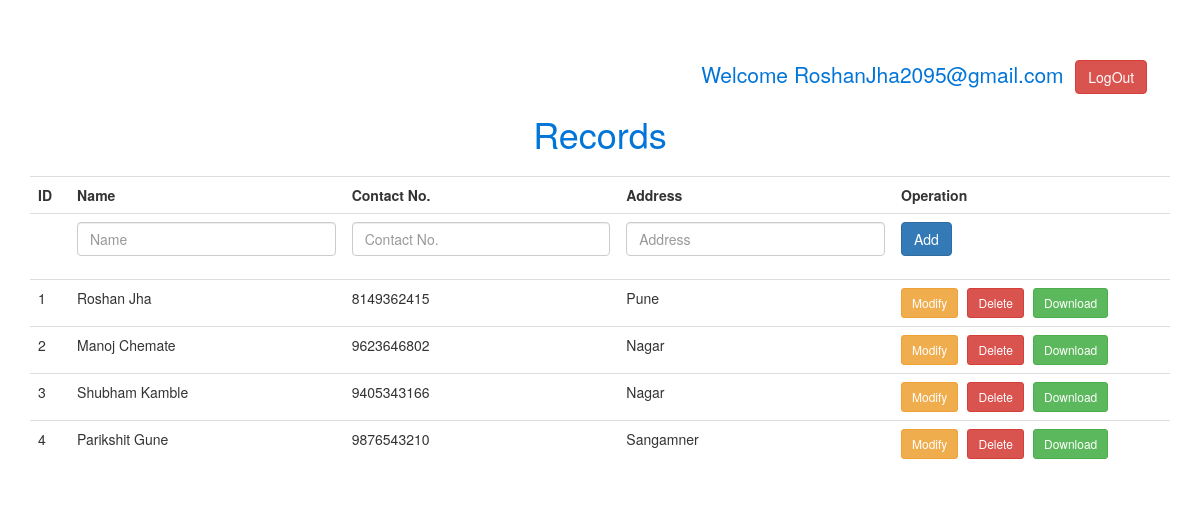
The page /complete.php (signed in) on the database its author committed.
### tables this page shows
CREATE TABLE `user` (
  `userid` int(11) NOT NULL,
  `name` varchar(100) NOT NULL,
  `contactno` bigint(100) NOT NULL,
  `address` varchar(100) NOT NULL
);

### complete.php (the view, shortened to what this page needs)
<?php
$con = mysqli_connect("localhost", "root", "", "fun");
if(isset($_SESSION['user'])) {?>
<!DOCTYPE html>
<html>
<head>
<link rel="stylesheet" href="bootstrap/css/bootstrap.min.css">
<link rel="stylesheet" href="https://maxcdn.bootstrapcdn.com/bootstrap/3.3.7/css/bootstrap.min.css">
</head>
<body>
	<div class="container">
		<div class="row">
    		<div class="col-md-12" style="margin-top:5%;">
    		<form method="POST">
    		<div class="text-primary" style="margin-right:2%; font-size: 150%; text-align: right;">Welcome <?php echo $_SESSION['user']; ?>&nbsp;
    		<button type="submit" name='logout' class="btn btn-danger">LogOut</button></div>
    		<div class="text-primary  h1" style="margin-bottom:2%; text-align: center;">Records</div>
    			<table class='table'>
				<tr>
				<th>ID</th>
				<th>Name</th>
				<th>Contact No.</th>
				<th>Address</th>
				<th>Operation</th>
				</tr>
				<tr>
				<td></td>
				<td><div class="form-group">
			    <input type="text" class="form-control" name="name" placeholder="Name">
			    </div></td>
				<td><div class="form-group">
			    <input type="text" id="ctc" class="form-control" name="contactno" placeholder="Contact No.">
			    </div></td>
				<td><div class="form-group">
			    <input type="text" class="form-control" name="address" placeholder="Address">
			    </div></td>
				<td><button type="submit" name='Add' class="btn btn-primary">Add</button></td>
				</tr>
				</form>
				<?php
				$sql = "SELECT * FROM user";
				$result = mysqli_query($con,$sql);
				$nrow=mysqli_num_rows($result);
				if($nrow>0){
				while($row = mysqli_fetch_array($result))
				{
				echo " <td>". $row['userid'] . "</td>";
				echo" <td>" . $row['name'] . "</td>";
				echo" <td>" . $row['contactno'] . "</td>";
				echo" <td>" . $row['address'] . "</td>";
				echo"<td>";?>
				<button type="button" class="btn btn-sm btn-warning" style='margin-right:2%;'  data-toggle="modal" data-target="#message<?php echo $row['userid'];?>">Modify</button>
				<?php
				echo" <a class='btn btn-sm btn-danger'  style='margin-right:2%;' href='complete.php?id=". $row['userid']."&action=Delete'>Delete</a>
				<a class='btn btn-sm btn-success' style='margin-right:2%;' href='complete.php?id=". $row['userid']."&action=Download'>Download</a>
				</td>";
				}
				}
				?>
			</div>
    	</div>
    </div>
</body>
</html>
    <?php
}
else{
	echo '<script>window.alert("Login First");</script>';
	echo '<script>window.location.href = "login.php";</script>';
}
?>

### rows shown on the page
user: userid "1", name "Roshan Jha", contactno "8149362415", address "Pune"
user: userid "2", name "Manoj Chemate", contactno "9623646802", address "Nagar"
user: userid "3", name "Shubham Kamble", contactno "9405343166", address "Nagar"
user: userid "4", name "Parikshit Gune", contactno "9876543210", address "Sangamner"

### other values the page prints
$_SESSION['user'] "RoshanJha2095@gmail.com"
